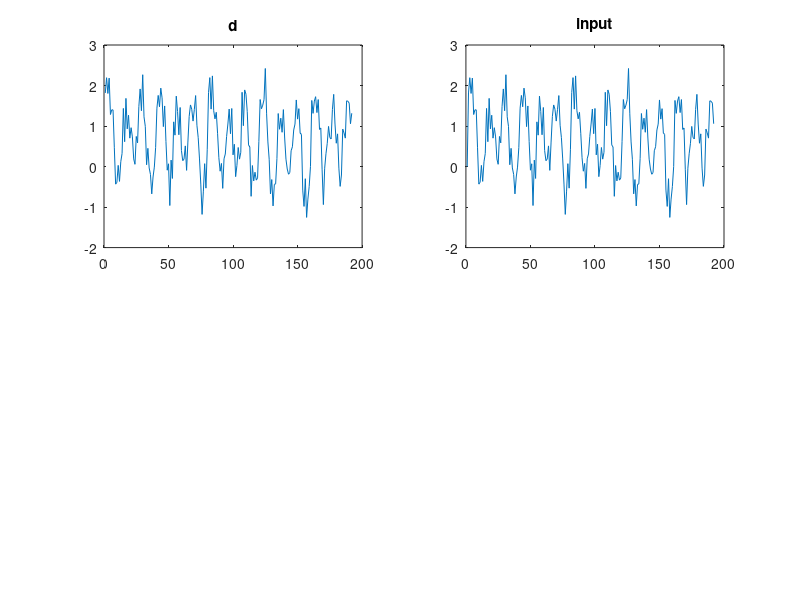

The MATLAB source for this figure: (Note: this script raises an error after producing the figure.)
clc;
clear all;
close all;
size=64;
fs=2000;
n=1:3*size;
f1=100;
f2=150;
MSE=zeros(1,30000);
signala=sin(2*pi*f1*n/fs);
signalb=sin(2*pi*f2*n/fs);
s=(0.5*signala)+(signalb);
s=s';
mean1=0;
% sd= 1.9021;    
sd=sqrt(10^((10*log(var(s))+7)/10));
w=sd*((rand(1,3*size))')+mean1;
d= s+w;
subplot(2,2,1);
plot(n,d);
title('d');
input=[0 ; d(1:length(d)-1)];
subplot(2,2,2);
plot(n,input);   
title('input');
% Fc1=50;
% Fc2=190;
% a=fir1(size-1, [Fc1 Fc2]/(fs), 'bandpass');
% a=a';
 shiftedsignal=[0  ; s(1:length(s)-1)];
 shiftednoise= [0  ; w(1:length(w)-1)];
%  crshiftedsignal= autocorr(shiftedsignal);
%  crshiftednoise= autocorr(shiftednoise);

shifted_signal=zeros(size,3);
shifted_signal(:,1)=shiftedsignal(1:size,1);
shifted_signal(:,2)=shiftedsignal(size+1:2*size,1);
shifted_signal(:,3)=shiftedsignal(2*size+1:end,1);
shifted_noise=zeros(size,3);
shifted_noise(:,1)=shiftednoise(1:size,1);
shifted_noise(:,2)=shiftednoise(size+1:2*size,1);
shifted_noise(:,3)=shiftednoise(2*size+1:end,1);
input_signal=zeros(size,3);
input_signal(:,1)=input(1:size,1);
input_signal(:,2)=input(size+1:2*size,1);
input_signal(:,3)=input(2*size+1:end,1);
d_signal=zeros(size,3);
d_signal(:,1)=d(1:size,1);
d_signal(:,2)=d(size+1:2*size,1);
d_signal(:,3)=d(2*size+1:end,1);
y=zeros(size,3);

for i=1:3
crshiftedsignal= autom(shifted_signal(:,i))';
crshiftednoise= autom(shifted_noise(:,i))';

 R=toeplitz(crshiftedsignal)+toeplitz(crshiftednoise);
%  pd=autocorr(d);
 pd=autom(d_signal(:,i))';
aWeiner=R\pd;
y(:,i)=aWeiner.*(input_signal(:,i));
end
yC=[y(:,1); y(:,2); y(:,3)];
subplot(2,2,3);
plot(n,yC);
title('FIR output');
mu=0.005; 
aTemp = aWeiner;
% for i=1:3
y1m=zeros(size,3);
em=zeros(size,3);

for j=1:30000
        y1m(:,1)=aTemp.*input_signal(:,1);
        y1m(:,2)=aTemp.*input_signal(:,2);
        y1m(:,3)=aTemp.*input_signal(:,3);
%         y1=[y1m(:,1); y1m(:,2); y1m(:,3)];
        em(:,1) = d_signal(:,1)-y1m(:,1) ;
        em(:,2) = d_signal(:,2)-y1m(:,2) ;
        em(:,3) = d_signal(:,3)-y1m(:,3) ;
        e=[em(:,1); em(:,2); em(:,3)];
        a(:,j)= aTemp + (mu *(( em(:,1) .* input_signal(:,1))+( em(:,2) .* input_signal(:,2))+( em(:,3) .* input_signal(:,3)))/size);
        aTemp = a(:,j);
        mse=e.^2;
        MSE(j)=mean(mse); % end of part 1
end
% end
aFinal = aTemp;
yoptm(:,1)=aFinal.*input_signal(:,1);
yoptm(:,2)=aFinal.*input_signal(:,2);
yoptm(:,3)=aFinal.*input_signal(:,3);
yopt=[yoptm(:,1); yoptm(:,2); yoptm(:,3)];
% MSE=[mMSE(:,1); mMSE(:,2); mMSE(:,3)];
subplot(2,2,4);
plot(1:30000, MSE);
title('MSE');
% impulse=[1,zeros(1,size-1)]; 
% b=1;

%[h,t]=impz(aFinal,b);

% h=filter(aFinal,b,impulse);
% subplot(3,2,5);
% plot(h);
% title('Impulse response');

% dt=zeros(1,size);
% dt=(fft(input));
% subplot(4,2,6);
% plot(abs(dt));
% ylabel('dt(k)--------->');
% xlabel('k--------->');
% title('FFT of sequence(Magnitude Plot)');
% subplot(4,2,7);
% plot(angle(dt));
% ylabel('dt(k)--------->');
% xlabel('k--------->');
% title('FFT of sequence(phase Plot)');
% end of part 3
SignaldB1 = 10 * log10(var(yC));
NoisedB1 = 10 * log10(var(yC-input));
% SNR1 = SignaldB1 - NoisedB1
% snr1 = var(yC)/var(yC-input)
SignaldB2 = 10 * log10(var(yopt));
NoisedB2 = 10 * log10(var(yopt-input));
SNR2 = SignaldB2 - NoisedB2; % end of part 4
% snr2 = var(yopt)/var(yopt-input)
%%% coefficient plot %%%
figure
plot(1:30000, a(2,:),'r',1:30000, a(17,:),'b' ,1:30000, a(14,:),'m', 1:30000, a(8,:),'g')
hleg=legend('coeff = 2 ','coeff = 17','coeff = 14', 'coeff = 8');